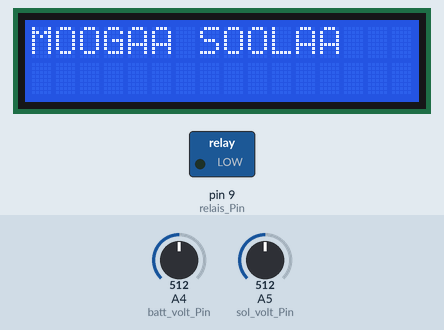
Simulated run of this sketch. Board: Arduino Uno, built with avr-gcc and run on an emulated ATmega328P. On the bench: 16×2 character LCD, switched loads named in the sketch (green lamp = pin HIGH). The inputs (shaded band) are chosen by the test bench; at power-on: A4 (batt_volt_Pin) = 512, A5 (sol_volt_Pin) = 512. WiFi joins after 1.5 s; servers stay silent unless stated; what the sketch prints to the serial monitor is not drawn.

Above: at 0.1 s.
At 0.6 s:
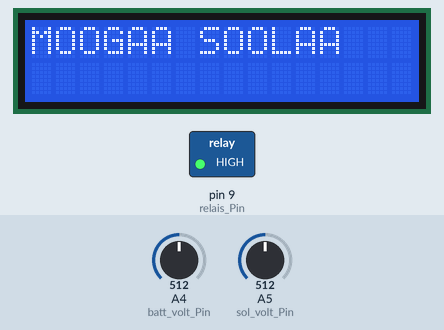
Timing chart, 0 to 2.6 s (numbered marks = the images above):
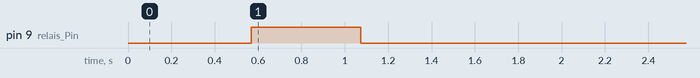

Measured:
- by itself, pin 9 (relais_Pin): LOW → HIGH at 0.57 s, → LOW 0.50 s later

The sketch:

solarduino.ino
```cpp
#include <SPI.h>         // needed for Arduino versions later than 0018
#include <Ethernet.h>
#include <EthernetUdp.h>         // UDP library from: bjoern@cs.stanford.edu 12/30/2008
#include <LiquidCrystal.h>

// Enter a MAC address and IP address for your controller below.
// The IP address will be dependent on your local network:
byte mac[] = {
  0xDE, 0xAD, 0xBE, 0xEF, 0xFE, 0xED};
IPAddress ip(192, 168, 0, 42);
IPAddress gateway(192,168,0,1);
IPAddress subnet(255, 255, 255, 0);
IPAddress destination(192, 168, 0, 72);
unsigned int localPort = 8888;      // local port to listen on
unsigned int destPort = 8888;
// An EthernetUDP instance to let us send and receive packets over UDP
EthernetUDP Udp;

/*
 initialize the library with the numbers of the interface pins
 * LCD RS pin to digital pin 7
 * LCD Enable pin to digital pin 6
 * LCD D4 pin to digital pin 5
 * LCD D5 pin to digital pin 4
 * LCD D6 pin to digital pin 3
 * LCD D7 pin to digital pin 2
 */
LiquidCrystal lcd(7, 6, 5, 4, 3, 2);

int relais_Pin = 9;      // select the pin for the LED
int sol_volt_Pin = A5;      // select the pin for the LED
int batt_volt_Pin = A4;

int sol_sampleVolt = 0;
int batt_sampleVolt = 0;

int batt_R1 = 11980; // Resistance of R1 in ohms
int batt_R2 = 5195; // Resistance of R2 in ohms
float batt_ratio = (float)batt_R1 / (float)batt_R2;

int sol_R1 = 11980; // Resistance of R1 in ohms
int sol_R2 = 1875; // Resistance of R2 in ohms
float sol_ratio = (float)sol_R1 / (float)sol_R2;

float battery_Voltage = 0.0;
float solar_Voltage = 0.0;
float battery_leerlauf_Volt = 0.0;
float solar_leerlauf_Volt = 0.0;

long lastReadingTime = 0;
long lastTestTime = 0;
long lastTestStart = 0;

boolean relais_state = false;
boolean test_mode = true;

// Initialize the Ethernet server library
// with the IP address and port you want to use
// (port 80 is default for HTTP):
EthernetServer server(80);


void setup() {
  // start the Ethernet and UDP:
  Ethernet.begin(mac,ip);
  Udp.begin(localPort);
  Serial.begin(57600);
  //inputoutput config
  pinMode(relais_Pin, OUTPUT);

  // start the Ethernet connection and the server:
  server.begin();
  Serial.print("server is at ");
  Serial.println(Ethernet.localIP());

  lcd.begin(16, 2);      // set up the LCD's number of columns and rows:
  lcd.print("MOOGAA SOOLAA   V0.2");// Print a message to the LCD.
  Serial.println(" MOOGAA SOOOLAA V0.2 ");
  Serial.println(" says hello im alive! ");
}

void read_analog (){
  sol_sampleVolt = 0;
  batt_sampleVolt = 0;

  for (int x = 0; x < 10; x++){ // run through loop 10x
    // read the analog in value:
    sol_sampleVolt = sol_sampleVolt + analogRead(sol_volt_Pin); // add samples together
    batt_sampleVolt = batt_sampleVolt + analogRead(batt_volt_Pin); // add samples together
    delay (50); // let ADC settle before next sample
  }
}

void calc_volt(){
  float avgval = batt_sampleVolt / 10; //divide by 10 (number of samples) to get a steady reading
  float pinVoltage = avgval * 0.00685;       //  Calculate the voltage on the A/D pin
  battery_Voltage = pinVoltage * batt_ratio;    //  Use the ratio calculated for the voltage divider

  avgval = sol_sampleVolt / 10; //divide by 10 (number of samples) to get a steady reading
  pinVoltage = avgval * 0.00525;       //  Calculate the voltage on the A/D pin
  solar_Voltage = pinVoltage * sol_ratio;    //  Use the ratio calculated for the voltage divider
  /*  A reading of 1 for the A/D = 0.0048mV
   if we multiply the A/D reading by 0.00488 then
   we get the voltage on the pin.

   NOTE! .00488 is ideal. I had to adjust
   to .00610 to match fluke meter.

   Also, depending on wiring and
   where voltage is being read, under
   heavy loads voltage displayed can be
   well under voltage at supply. monitor
   at load or supply and decide.
   */
}

void send_serial(){

  Serial.print("Solar Volt: ");
  Serial.print(solar_Voltage);
  Serial.print(" Battery Volt: ");
  Serial.print(battery_Voltage);
  //  Serial.print(" Battery Ratio: ");
  //  Serial.print(batt_ratio);
  //  Serial.print(" Solar Ratio: ");
  //  Serial.print(sol_ratio);
  Serial.print(" Relais: ");
  if (relais_state){
    Serial.println("ON");
  }
  else{
    Serial.println("OFF");
  }
}


void send_udp(){
  // send a reply, to the IP address and port that sent us the packet we received
  Udp.beginPacket(destination, destPort);
  Udp.write("solar volt");
  Udp.write(";");
  Udp.print(solar_Voltage);
  Udp.write(";");
  Udp.write("battery volt");
  Udp.write(";");
  Udp.print(battery_Voltage);
  Udp.write(";");
  Udp.write("relais");
  Udp.write(";");
  if (relais_state){
    Udp.write("ON");
  }
  else{
    Udp.write("OFF");
  }
  Udp.endPacket();
}

void loop() {
  read_analog();
  calc_volt();
  //    relais(solar_Voltage);      //relais mit solar voltage aufrufen

  // check for a reading no more than once a second.
  if (millis() - lastReadingTime > 1000){
    send_udp();
    send_serial();
    lastReadingTime = millis();
  }


  //alle 10 min = 1000*60*10 in den testmode
  if ((millis() - lastTestTime > 1000L*60L*10L) &&! test_mode ){
    test_mode = true;

    lastTestStart = millis();
    lastTestTime = millis();
    Serial.println("test START");
  }
  //10 second later schau ob saft am panel
  if (millis() - lastTestStart > 1000 && test_mode){
    //wenn solar größer als batt
    battery_leerlauf_Volt = battery_Voltage;
    solar_leerlauf_Volt = solar_Voltage;
    if ( solar_Voltage > battery_Voltage + 0.5 )
    {
      test_mode = false;
      lastTestTime = millis();
      Serial.println("test OK");
    }
    else {
      lastTestStart = millis() ;
      Serial.println("test NOK");
    }

  }

  relais_state = test_mode;
  digitalWrite(relais_Pin, relais_state);

  ///  WEBSERVA ///////

  // listen for incoming clients
  EthernetClient client = server.available();
  if (client) {
    //Serial.println("new client");
    // an http request ends with a blank line
    boolean currentLineIsBlank = true;
    while (client.connected()) {
      if (client.available()) {
        char c = client.read();
        //Serial.write(c);
        // if you've gotten to the end of the line (received a newline
        // character) and the line is blank, the http request has ended,
        // so you can send a reply
        if (c == '\n' && currentLineIsBlank) {
          // send a standard http response header
          client.println("HTTP/1.1 200 OK");
          client.println("Content-Type: text/html");
          client.println("Connection: close");
          client.println();
          client.println("<!DOCTYPE HTML>");
          client.println("<html>");
          // add a meta refresh tag, so the browser pulls again every 5 seconds:
          client.println("<meta http-equiv=\"refresh\" content=\"5\">");
          // output the value of each analog input pin

          client.println("<b>");
            client.print(" MOOGAA SOOOLAA V0.2    -   Status");
          client.println("</b>");
          client.println("<br />");
          client.println("<br />");
          client.print("Solar Spannung.....................");
          client.print(solar_Voltage);
          client.println("<br />");

          client.print("Batterie Spannung.................");
          client.print(battery_Voltage);
          client.println("<br />");

          client.print("Solar Leerlauf Spannung.......");
          client.print(solar_leerlauf_Volt);
          client.println("<br />");

          client.print("Batterie Leerlauf Spannung...");
          client.print(battery_leerlauf_Volt);
          client.println("<br />");

          client.print("Batterie wird......................");
          if (test_mode){
            client.print("entladen");
          }
          else{
            client.print("geladen");
          }
          client.println("<br />");
          client.println("<br />");
          client.println("<br />");
          client.print("Hacked together by hpl");

          client.println("</html>");
          break;
        }
        if (c == '\n') {
          // you're starting a new line
          currentLineIsBlank = true;
        }
        else if (c != '\r') {
          // you've gotten a character on the current line
          currentLineIsBlank = false;
        }
      }
    }
    // give the web browser time to receive the data
    delay(1);
    // close the connection:
    client.stop();
    //Serial.println("client disonnected");
  }


}
```
